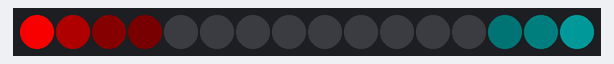
Recording of a sketch running on a simulated Arduino Uno, built with avr-gcc and run on an emulated ATmega328P. Shown: 16 RGB LEDs in strip order, left to right. Random numbers use the default seed unless the sketch sets one.

Above: at 0.15 s.
At 4.99 s:
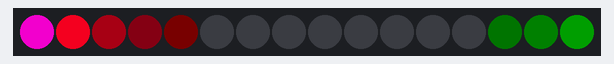
At 9.82 s:
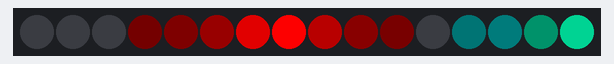
At 19.8 s:
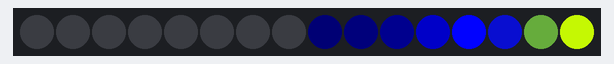
At 29.77 s:
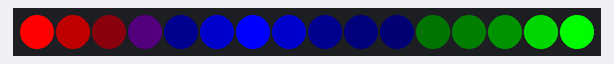
At 39.74 s:
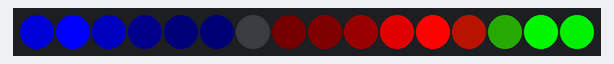

The sketch:

deco_lights.ino
```cpp
#include <Adafruit_NeoPixel.h>

// set to pin connected to data input of WS8212 (NeoPixel) strip
#define PIN         0

// any pin with analog input (used to initialize random number generator)
#define RNDPIN      2

// number of LEDs (NeoPixels) in your strip
// (please note that you need 3 bytes of RAM available for each pixel)
#define NUMPIXELS   16

// max LED brightness (1 to 255) – start with low values!
// (please note that high brightness requires a LOT of power)
#define BRIGHTNESS  255

// increase to get narrow spots, decrease to get wider spots
#define FOCUS       200

// decrease to speed up, increase to slow down (it's not a delay actually set 4000)
#define DELAY       2000

// set to 1 to display FPS rate
#define DEBUG       0


Adafruit_NeoPixel strip = Adafruit_NeoPixel(NUMPIXELS, PIN, NEO_GRB + NEO_KHZ800);

// we have 3 color spots (reg, green, blue) oscillating along the strip with different speeds
float spdr, spdg, spdb;
float offset;

#if DEBUG
// track fps rate
long nextms = 0;
int pfps = 0, fps = 0;
#endif

// the real exponent function is too slow, so I created an approximation (only for x < 0)
float myexp(float x) {
  return (1.0/(1.0-(0.634-1.344*x)*x));
}


void setup() {
  // initialize pseudo-random number generator with some random value
  randomSeed(analogRead(RNDPIN));

  // assign random speed to each spot
  spdr = 1.0 + random(200) / 100.0;
  spdg = 1.0 + random(200) / 100.0;
  spdb = 1.0 + random(200) / 100.0;

  // set random offset so spots start in random locations
  offset = random(10000) / 100.0;

  // initialize LED strip
  strip.begin();
  strip.show();
}

void loop() {
  // use real time to recalculate position of each color spot
  long ms = millis();
  // scale time to float value
  float m = offset + (float)ms/DELAY;
  // add some non-linearity
  m = m - 42.5*cos(m/552.0) - 6.5*cos(m/142.0);

  // recalculate position of each spot (measured on a scale of 0 to 1)
  float posr = 0.5 + 0.55*sin(m*spdr);
  float posg = 0.5 + 0.55*sin(m*spdg);
  float posb = 0.5 + 0.55*sin(m*spdb);

  // now iterate over each pixel and calculate it's color
  for (int i=0; i<NUMPIXELS; i++) {
    // pixel position on a scale from 0.0 to 1.0
    float ppos = (float)i / NUMPIXELS;

    // distance from this pixel to the center of each color spot
    float dr = ppos-posr;
    float dg = ppos-posg;
    float db = ppos-posb;

    // set each color component from 0 to max BRIGHTNESS, according to Gaussian distribution
    strip.setPixelColor(i,
      constrain(BRIGHTNESS*myexp(-FOCUS*dr*dr),0,BRIGHTNESS),
      constrain(BRIGHTNESS*myexp(-FOCUS*dg*dg),0,BRIGHTNESS),
      constrain(BRIGHTNESS*myexp(-FOCUS*db*db),0,BRIGHTNESS)
      );
  }

#if DEBUG
  // keep track of FPS rate
  fps++;
  if (ms>nextms) {
    // 1 second passed – reset counter
    nextms = ms + 1000;
    pfps = fps;
    fps = 0;
  }
  // show FPS rate by setting one pixel to white
  strip.setPixelColor(pfps,BRIGHTNESS,BRIGHTNESS,BRIGHTNESS);
#endif

  // send data to LED strip
  strip.show();
}
```
